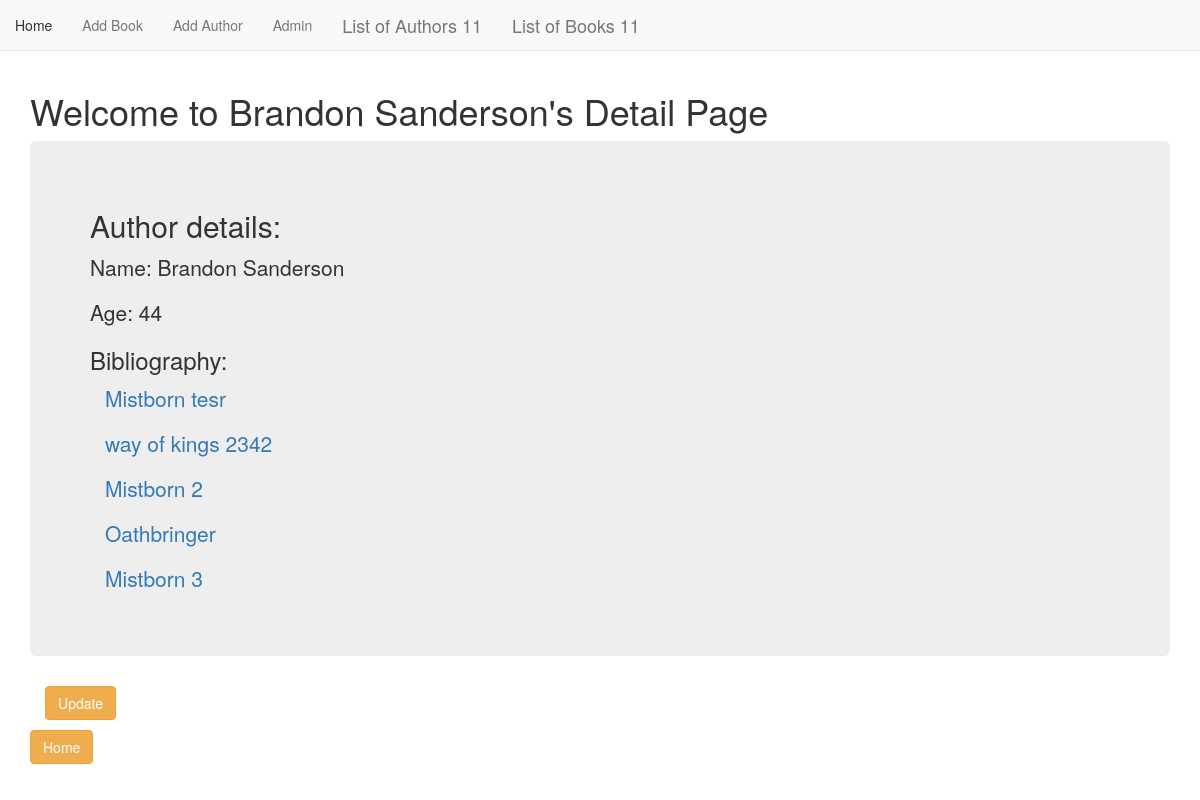
Page /authors/80/ on the committed database.
### book_app/models.py (models this page shows, shortened)
class Author(models.Model):
    name = models.CharField(max_length=50)
    age = models.IntegerField(null=True)

class Book(models.Model):
    title = models.CharField(max_length=255)
    year_published = models.IntegerField(null=True)
    author = models.ForeignKey(
        Author, related_name='book', on_delete=models.CASCADE)
    rating = models.FloatField(null=True)
    cover = models.TextField(blank=True)

### book_app/views.py (the view)
# urls.py: path('authors/<int:pk>/', views.AuthorDetailView.as_view(), name='author_detail'),
class AuthorDetailView(DetailView):
    context_object_name = 'author_detail'
    model = models.Author
    template_name = 'authors/author_detail.html'

### book_app/templates/authors/author_detail.html
{% extends 'book_app/book_app_base.html' %}
{% block body_block%}
<h1>Welcome to {{author_detail.name}}'s Detail Page</h1>
<div class="jumbotron">
    <h2>Author details: </h2>
    <p>Name: {{author_detail.name}}</p>
    <p>Age: {{author_detail.age}} </p>
    <h3>Bibliography: </h3>
        <div class="container">
            {% for book in author_detail.book.all %}
            <p><a href="{% url 'simon:book_detail' book.id %}">{{book.title}}</a></p>
            {% endfor %}
        </div>
</div>
<div class="container">
    <p><a class="btn btn-warning" href="{% url 'simon:update' pk=author_detail.pk %}">Update</a></p>
</div>
<div>
    <p><a class="btn btn-warning" href="{% url 'simon:home' %}">Home</a></p>
</div>
{% endblock %}

### rows in the picture
Author: name "Brandon Sanderson", age "44"
Book: title "Mistborn tesr"
Book: title "way of kings 2342"
Book: title "Mistborn 2"
Book: title "Oathbringer"
Book: title "Mistborn 3"
